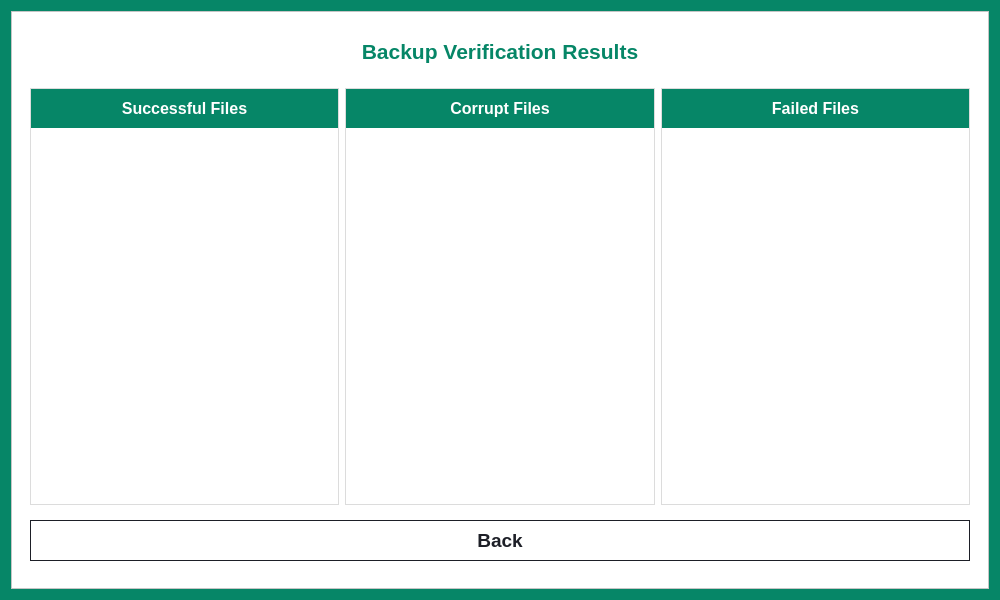
<?xml version="1.0" encoding="UTF-8"?>
<ui version="4.0">
 <class>BackupVerificationDialog</class>
 <widget class="QDialog" name="BackupVerificationDialog">
  <property name="geometry">
   <rect>
    <x>0</x>
    <y>0</y>
    <width>1000</width>
    <height>600</height>
   </rect>
  </property>
  <property name="windowTitle">
   <string>Dialog</string>
  </property>
  <property name="styleSheet">
   <string notr="true">QDialog#BackupVerificationDialog {
	background-color: rgb(6, 134, 103);
}

QFrame {
	background: white;
}

QPushButton {
	padding: 16px 32px;
	font-size: 32px;
	font-weight: 500;
	qproperty-iconSize: 36px 36px;
	background-color: rgb(6, 134, 103);
	color: white;
	text-align: left;
}

QRadioButton {
	padding: 32px;
	font-size: 24px;
	font-weight: 500;
	background-color: white;
	color: rgb(29, 31, 39);
	border: 1px solid rgb(29, 31, 39);
}

QRadioButton::indicator {
	width: 0;
	height: 0;
}

QRadioButton:hover {
	background-color: rgb(234, 234, 234);
}

QRadioButton:checked {
	color: white;
	background-color: rgb(6, 134, 103);
	border: none;
}

QProgressBar {
    border: 1px solid rgb(29, 31, 39);
    height: 20px;
    text-align: center;
    font-weight: bold;
}

QProgressBar::chunk {
    background-color: rgb(6, 134, 103);
}

QLabel {
    color: rgb(29, 31, 39);
    font-weight: bold;
}</string>
  </property>
  <layout class="QGridLayout" name="gridLayout">
   <item row="0" column="0">
    <widget class="QFrame" name="frame_4">
     <property name="styleSheet">
      <string notr="true">* {
	font-family: &quot;Ubuntu Sans&quot;;
}</string>
     </property>
     <property name="frameShape">
      <enum>QFrame::StyledPanel</enum>
     </property>
     <property name="frameShadow">
      <enum>QFrame::Raised</enum>
     </property>
     <layout class="QVBoxLayout" name="verticalLayout">
      <item>
       <widget class="QFrame" name="frame_5">
        <property name="sizePolicy">
         <sizepolicy hsizetype="Preferred" vsizetype="Fixed">
          <horstretch>0</horstretch>
          <verstretch>0</verstretch>
         </sizepolicy>
        </property>
        <property name="styleSheet">
         <string notr="true">QLabel {
	text-align: center;
}</string>
        </property>
        <property name="frameShape">
         <enum>QFrame::NoFrame</enum>
        </property>
        <property name="frameShadow">
         <enum>QFrame::Plain</enum>
        </property>
        <property name="lineWidth">
         <number>0</number>
        </property>
        <layout class="QVBoxLayout" name="verticalLayout_2">
         <item>
          <widget class="QFrame" name="frame_7">
           <property name="styleSheet">
            <string notr="true">QLabel {
	font-size: 16pt;
	color: rgb(6, 134, 103);
}</string>
           </property>
           <property name="frameShape">
            <enum>QFrame::NoFrame</enum>
           </property>
           <property name="frameShadow">
            <enum>QFrame::Raised</enum>
           </property>
           <layout class="QHBoxLayout" name="horizontalLayout">
            <property name="bottomMargin">
             <number>0</number>
            </property>
            <item>
             <widget class="QLabel" name="titleLabel">
              <property name="sizePolicy">
               <sizepolicy hsizetype="Preferred" vsizetype="Minimum">
                <horstretch>0</horstretch>
                <verstretch>0</verstretch>
               </sizepolicy>
              </property>
              <property name="text">
               <string>Backup Verification Results</string>
              </property>
              <property name="alignment">
               <set>Qt::AlignCenter</set>
              </property>
             </widget>
            </item>
           </layout>
          </widget>
         </item>
        </layout>
       </widget>
      </item>
      <item>
       <widget class="QFrame" name="frame_6">
        <property name="sizePolicy">
         <sizepolicy hsizetype="Preferred" vsizetype="Minimum">
          <horstretch>0</horstretch>
          <verstretch>0</verstretch>
         </sizepolicy>
        </property>
        <property name="frameShape">
         <enum>QFrame::NoFrame</enum>
        </property>
        <property name="frameShadow">
         <enum>QFrame::Raised</enum>
        </property>
        <layout class="QVBoxLayout" name="verticalLayout_3">
         <item>
          <widget class="QWidget" name="widget" native="true">
           <layout class="QHBoxLayout" name="horizontalLayout_2">
            <property name="leftMargin">
             <number>0</number>
            </property>
            <property name="topMargin">
             <number>0</number>
            </property>
            <property name="rightMargin">
             <number>0</number>
            </property>
            <property name="bottomMargin">
             <number>0</number>
            </property>
            <item>
             <widget class="QTableWidget" name="successFileTable">
              <property name="styleSheet">
               <string notr="true">* {
    font-size: 12pt;
    color: rgb(29, 31, 39);
}

QHeaderView::section {
    background-color: rgb(6, 134, 103);
    color: white;
    font-weight: bold;
    padding: 8px 12px;
    border: none;
}

QTableCornerButton::section {
    background-color: rgb(6, 134, 103);
    border: none;
}

QTableWidget {
    background-color: white;
    selection-background-color: rgb(6, 134, 103);
    selection-color: white;
    gridline-color: transparent;
    border: 1px solid rgb(220, 220, 220);
    show-decoration-selected: 1;
}

QTableWidget::item {
    padding: 6px 10px;
    border: none;
    font-weight: normal;
    color: rgb(29, 31, 39);
}

QTableWidget::item:hover {
    background-color: rgba(6, 134, 103, 0.1);
}

QTableWidget::item:selected {
    background-color: rgba(6, 134, 103, 0.5);
    color: white;
    font-weight: 700;
}

QTableView {
    show-decoration-selected: 1;
}
</string>
              </property>
              <attribute name="horizontalHeaderCascadingSectionResizes">
               <bool>false</bool>
              </attribute>
              <attribute name="horizontalHeaderStretchLastSection">
               <bool>true</bool>
              </attribute>
              <attribute name="verticalHeaderStretchLastSection">
               <bool>false</bool>
              </attribute>
              <column>
               <property name="text">
                <string>Successful Files</string>
               </property>
              </column>
             </widget>
            </item>
            <item>
             <widget class="QTableWidget" name="corruptFileTable">
              <property name="styleSheet">
               <string notr="true">* {
    font-size: 12pt;
    color: rgb(29, 31, 39);
}

QHeaderView::section {
    background-color: rgb(6, 134, 103);
    color: white;
    font-weight: bold;
    padding: 8px 12px;
    border: none;
}

QTableCornerButton::section {
    background-color: rgb(6, 134, 103);
    border: none;
}

QTableWidget {
    background-color: white;
    selection-background-color: rgb(6, 134, 103);
    selection-color: white;
    gridline-color: transparent;
    border: 1px solid rgb(220, 220, 220);
    show-decoration-selected: 1;
}

QTableWidget::item {
    padding: 6px 10px;
    border: none;
    font-weight: normal;
    color: rgb(29, 31, 39);
}

QTableWidget::item:hover {
    background-color: rgba(6, 134, 103, 0.1);
}

QTableWidget::item:selected {
    background-color: rgba(6, 134, 103, 0.5);
    color: white;
    font-weight: 700;
}

QTableView {
    show-decoration-selected: 1;
}
</string>
              </property>
              <attribute name="horizontalHeaderCascadingSectionResizes">
               <bool>false</bool>
              </attribute>
              <attribute name="horizontalHeaderStretchLastSection">
               <bool>true</bool>
              </attribute>
              <attribute name="verticalHeaderStretchLastSection">
               <bool>false</bool>
              </attribute>
              <column>
               <property name="text">
                <string>Corrupt Files</string>
               </property>
              </column>
             </widget>
            </item>
            <item>
             <widget class="QTableWidget" name="failFileTable">
              <property name="styleSheet">
               <string notr="true">* {
    font-size: 12pt;
    color: rgb(29, 31, 39);
}

QHeaderView::section {
    background-color: rgb(6, 134, 103);
    color: white;
    font-weight: bold;
    padding: 8px 12px;
    border: none;
}

QTableCornerButton::section {
    background-color: rgb(6, 134, 103);
    border: none;
}

QTableWidget {
    background-color: white;
    selection-background-color: rgb(6, 134, 103);
    selection-color: white;
    gridline-color: transparent;
    border: 1px solid rgb(220, 220, 220);
    show-decoration-selected: 1;
}

QTableWidget::item {
    padding: 6px 10px;
    border: none;
    font-weight: normal;
    color: rgb(29, 31, 39);
}

QTableWidget::item:hover {
    background-color: rgba(6, 134, 103, 0.1);
}

QTableWidget::item:selected {
    background-color: rgba(6, 134, 103, 0.5);
    color: white;
    font-weight: 700;
}

QTableView {
    show-decoration-selected: 1;
}
</string>
              </property>
              <attribute name="horizontalHeaderCascadingSectionResizes">
               <bool>false</bool>
              </attribute>
              <attribute name="horizontalHeaderStretchLastSection">
               <bool>true</bool>
              </attribute>
              <attribute name="verticalHeaderStretchLastSection">
               <bool>false</bool>
              </attribute>
              <column>
               <property name="text">
                <string>Failed Files</string>
               </property>
              </column>
             </widget>
            </item>
           </layout>
          </widget>
         </item>
         <item>
          <widget class="QFrame" name="frame_9">
           <property name="sizePolicy">
            <sizepolicy hsizetype="Expanding" vsizetype="Preferred">
             <horstretch>0</horstretch>
             <verstretch>0</verstretch>
            </sizepolicy>
           </property>
           <property name="styleSheet">
            <string notr="true">QPushButton {
	font-size: 14pt;
	padding: 8px;
	text-align: center;
}

QPushButton#backButton {
	background: white;
	color: rgb(29, 31, 39);
	border: 1px solid rgb(29, 31, 39);
}

QPushButton#backButton:hover {
	background: rgb(234, 234, 234);
}

QPushButton#backButton:disabled {
	background: lightgrey;
	color: darkgrey;
	border: none;
}</string>
           </property>
           <property name="frameShape">
            <enum>QFrame::NoFrame</enum>
           </property>
           <property name="frameShadow">
            <enum>QFrame::Raised</enum>
           </property>
           <layout class="QHBoxLayout" name="horizontalLayout_4">
            <property name="spacing">
             <number>30</number>
            </property>
            <property name="leftMargin">
             <number>0</number>
            </property>
            <property name="rightMargin">
             <number>0</number>
            </property>
            <item>
             <widget class="QPushButton" name="backButton">
              <property name="enabled">
               <bool>true</bool>
              </property>
              <property name="text">
               <string>Back</string>
              </property>
             </widget>
            </item>
           </layout>
          </widget>
         </item>
        </layout>
       </widget>
      </item>
     </layout>
    </widget>
   </item>
  </layout>
 </widget>
 <resources/>
 <connections/>
</ui>
